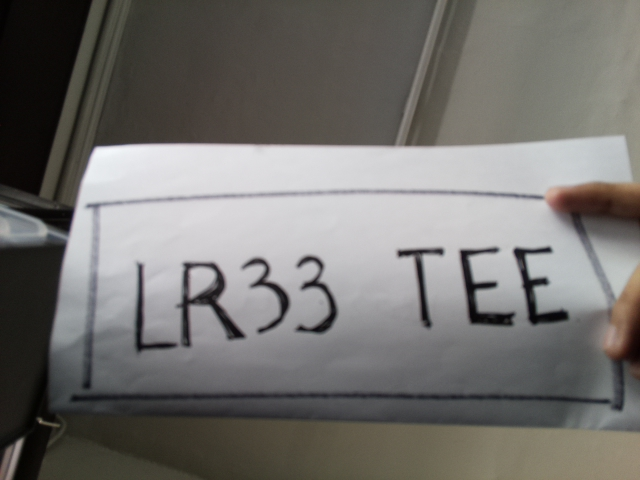
#> input picture Gate Pass Thesis/Codes/Python Code/CarPlateNumberDetector/img/1.jpg, 640 x 480 px
$ python Carplatedetector.py   (older library calls are emulated)
#> lines starting #> are read from the running program, lines starting #| are printed output that depends on the picture
#> in main, imgOriginalScene is the input picture: shape (480, 640, 3); mean B, G, R 110.2, 113.2, 115.1
### Gate Pass Thesis/Codes/Python Code/CarPlateNumberDetector/DetectPlates.py
# DetectPlates.py

import cv2
import numpy as np
import math
import Main
import random

import Preprocess
import DetectChars
import PossiblePlate
import PossibleChar

# module level variables ##########################################################################
PLATE_WIDTH_PADDING_FACTOR = 1.3
PLATE_HEIGHT_PADDING_FACTOR = 1.5

###################################################################################################
def detectPlatesInScene(imgOriginalScene):
    listOfPossiblePlates = []                   # this will be the return value

    height, width, numChannels = imgOriginalScene.shape

    imgGrayscaleScene = np.zeros((height, width, 1), np.uint8)
    imgThreshScene = np.zeros((height, width, 1), np.uint8)
    imgContours = np.zeros((height, width, 3), np.uint8)

    cv2.destroyAllWindows()

    if Main.showSteps == True: # show steps #######################################################
        cv2.imshow("0", imgOriginalScene)
    # end if # show steps #########################################################################

    imgGrayscaleScene, imgThreshScene = Preprocess.preprocess(imgOriginalScene)         # preprocess to get grayscale and threshold images

    if Main.showSteps == True: # show steps #######################################################
        cv2.imshow("1a", imgGrayscaleScene)
        cv2.imshow("1b", imgThreshScene)
    # end if # show steps #########################################################################

            # find all possible chars in the scene,
            # this function first finds all contours, then only includes contours that could be chars (without comparison to other chars yet)
    listOfPossibleCharsInScene = findPossibleCharsInScene(imgThreshScene)

    if Main.showSteps == True: # show steps #######################################################
        print("step 2 - len(listOfPossibleCharsInScene) = " + str(
            len(listOfPossibleCharsInScene)))  # 131 with MCLRNF1 image

        imgContours = np.zeros((height, width, 3), np.uint8)

        contours = []

        for possibleChar in listOfPossibleCharsInScene:
            contours.append(possibleChar.contour)
        # end for

        cv2.drawContours(imgContours, contours, -1, Main.SCALAR_WHITE)
        cv2.imshow("2b", imgContours)
    # end if # show steps #########################################################################

            # given a list of all possible chars, find groups of matching chars
            # in the next steps each group of matching chars will attempt to be recognized as a plate
    listOfListsOfMatchingCharsInScene = DetectChars.findListOfListsOfMatchingChars(listOfPossibleCharsInScene)

    if Main.showSteps == True: # show steps #######################################################
        print("step 3 - listOfListsOfMatchingCharsInScene.Count = " + str(
            len(listOfListsOfMatchingCharsInScene)))  # 13 with MCLRNF1 image

        imgContours = np.zeros((height, width, 3), np.uint8)

        for listOfMatchingChars in listOfListsOfMatchingCharsInScene:
            intRandomBlue = random.randint(0, 255)
            intRandomGreen = random.randint(0, 255)
            intRandomRed = random.randint(0, 255)

            contours = []

            for matchingChar in listOfMatchingChars:
                contours.append(matchingChar.contour)
            # end for

            cv2.drawContours(imgContours, contours, -1, (intRandomBlue, intRandomGreen, intRandomRed))
        # end for

        cv2.imshow("3", imgContours)
    # end if # show steps #########################################################################

    for listOfMatchingChars in listOfListsOfMatchingCharsInScene:                   # for each group of matching chars
        possiblePlate = extractPlate(imgOriginalScene, listOfMatchingChars)         # attempt to extract plate

        if possiblePlate.imgPlate is not None:                          # if plate was found
            listOfPossiblePlates.append(possiblePlate)                  # add to list of possible plates
        # end if
    # end for

    print("\n" + str(len(listOfPossiblePlates)) + " possible plates found")  # 13 with MCLRNF1 image

    if Main.showSteps == True: # show steps #######################################################
        print("\n")
        cv2.imshow("4a", imgContours)

        for i in range(0, len(listOfPossiblePlates)):
            p2fRectPoints = cv2.boxPoints(listOfPossiblePlates[i].rrLocationOfPlateInScene)

            cv2.line(imgContours, tuple(p2fRectPoints[0]), tuple(p2fRectPoints[1]), Main.SCALAR_RED, 2)
            cv2.line(imgContours, tuple(p2fRectPoints[1]), tuple(p2fRectPoints[2]), Main.SCALAR_RED, 2)
            cv2.line(imgContours, tuple(p2fRectPoints[2]), tuple(p2fRectPoints[3]), Main.SCALAR_RED, 2)
            cv2.line(imgContours, tuple(p2fRectPoints[3]), tuple(p2fRectPoints[0]), Main.SCALAR_RED, 2)

            cv2.imshow("4a", imgContours)

            print("possible plate " + str(i) + ", click on any image and press a key to continue . . .")

            cv2.imshow("4b", listOfPossiblePlates[i].imgPlate)
            cv2.waitKey(0)
        # end for

        print("\nplate detection complete, click on any image and press a key to begin char recognition . . .\n")
        cv2.waitKey(0)
    # end if # show steps #########################################################################

    return listOfPossiblePlates
# end function

###################################################################################################
def findPossibleCharsInScene(imgThresh):
    listOfPossibleChars = []                # this will be the return value

    intCountOfPossibleChars = 0

    imgThreshCopy = imgThresh.copy()

    imgContours, contours, npaHierarchy = cv2.findContours(imgThreshCopy, cv2.RETR_LIST, cv2.CHAIN_APPROX_SIMPLE)   # find all contours

    height, width = imgThresh.shape
    imgContours = np.zeros((height, width, 3), np.uint8)

    for i in range(0, len(contours)):                       # for each contour

        if Main.showSteps == True: # show steps ###################################################
            cv2.drawContours(imgContours, contours, i, Main.SCALAR_WHITE)
        # end if # show steps #####################################################################

        possibleChar = PossibleChar.PossibleChar(contours[i])

        if DetectChars.checkIfPossibleChar(possibleChar):                   # if contour is a possible char, note this does not compare to other chars (yet) . . .
            intCountOfPossibleChars = intCountOfPossibleChars + 1           # increment count of possible chars
            listOfPossibleChars.append(possibleChar)                        # and add to list of possible chars
        # end if
    # end for

    if Main.showSteps == True: # show steps #######################################################
        print("\nstep 2 - len(contours) = " + str(len(contours)))  # 2362 with MCLRNF1 image
        print("step 2 - intCountOfPossibleChars = " + str(intCountOfPossibleChars))  # 131 with MCLRNF1 image
        cv2.imshow("2a", imgContours)
    # end if # show steps #########################################################################

    return listOfPossibleChars
# end function


###################################################################################################
def extractPlate(imgOriginal, listOfMatchingChars):
    possiblePlate = PossiblePlate.PossiblePlate()           # this will be the return value

    listOfMatchingChars.sort(key = lambda matchingChar: matchingChar.intCenterX)        # sort chars from left to right based on x position

            # calculate the center point of the plate
    fltPlateCenterX = (listOfMatchingChars[0].intCenterX + listOfMatchingChars[len(listOfMatchingChars) - 1].intCenterX) / 2.0
    fltPlateCenterY = (listOfMatchingChars[0].intCenterY + listOfMatchingChars[len(listOfMatchingChars) - 1].intCenterY) / 2.0

    ptPlateCenter = fltPlateCenterX, fltPlateCenterY

            # calculate plate width and height
    intPlateWidth = int((listOfMatchingChars[len(listOfMatchingChars) - 1].intBoundingRectX + listOfMatchingChars[len(listOfMatchingChars) - 1].intBoundingRectWidth - listOfMatchingChars[0].intBoundingRectX) * PLATE_WIDTH_PADDING_FACTOR)

    intTotalOfCharHeights = 0

    for matchingChar in listOfMatchingChars:
        intTotalOfCharHeights = intTotalOfCharHeights + matchingChar.intBoundingRectHeight
    # end for

    fltAverageCharHeight = intTotalOfCharHeights / len(listOfMatchingChars)

    intPlateHeight = int(fltAverageCharHeight * PLATE_HEIGHT_PADDING_FACTOR)

            # calculate correction angle of plate region
    fltOpposite = listOfMatchingChars[len(listOfMatchingChars) - 1].intCenterY - listOfMatchingChars[0].intCenterY
    fltHypotenuse = DetectChars.distanceBetweenChars(listOfMatchingChars[0], listOfMatchingChars[len(listOfMatchingChars) - 1])
    fltCorrectionAngleInRad = math.asin(fltOpposite / fltHypotenuse)
    fltCorrectionAngleInDeg = fltCorrectionAngleInRad * (180.0 / math.pi)

            # pack plate region center point, width and height, and correction angle into rotated rect member variable of plate
    possiblePlate.rrLocationOfPlateInScene = ( tuple(ptPlateCenter), (intPlateWidth, intPlateHeight), fltCorrectionAngleInDeg )

            # final steps are to perform the actual rotation

            # get the rotation matrix for our calculated correction angle
    rotationMatrix = cv2.getRotationMatrix2D(tuple(ptPlateCenter), fltCorrectionAngleInDeg, 1.0)

    height, width, numChannels = imgOriginal.shape      # unpack original image width and height

    imgRotated = cv2.warpAffine(imgOriginal, rotationMatrix, (width, height))       # rotate the entire image

    imgCropped = cv2.getRectSubPix(imgRotated, (intPlateWidth, intPlateHeight), tuple(ptPlateCenter))

    possiblePlate.imgPlate = imgCropped         # copy the cropped plate image into the applicable member variable of the possible plate

    return possiblePlate
# end function

### Gate Pass Thesis/Codes/Python Code/CarPlateNumberDetector/Preprocess.py
# Preprocess.py

import cv2
import numpy as np
import math

# module level variables ##########################################################################
GAUSSIAN_SMOOTH_FILTER_SIZE = (5, 5)
ADAPTIVE_THRESH_BLOCK_SIZE = 19
ADAPTIVE_THRESH_WEIGHT = 9

###################################################################################################
def preprocess(imgOriginal):
    imgGrayscale = extractValue(imgOriginal)

    imgMaxContrastGrayscale = maximizeContrast2(imgGrayscale)

    height, width = imgGrayscale.shape

    imgBlurred = np.zeros((height, width, 1), np.uint8)

    imgBlurred = cv2.GaussianBlur(imgMaxContrastGrayscale, GAUSSIAN_SMOOTH_FILTER_SIZE, 0)

    imgThresh = cv2.adaptiveThreshold(imgBlurred, 255.0, cv2.ADAPTIVE_THRESH_GAUSSIAN_C, cv2.THRESH_BINARY_INV, ADAPTIVE_THRESH_BLOCK_SIZE, ADAPTIVE_THRESH_WEIGHT)
    imgThresh = cv2.adaptiveThreshold(imgBlurred, 255.0, cv2.ADAPTIVE_THRESH_MEAN_C, cv2.THRESH_BINARY_INV, ADAPTIVE_THRESH_BLOCK_SIZE, ADAPTIVE_THRESH_WEIGHT)
    #cv2.imshow("imgThresh", imgThresh)
    return imgGrayscale, imgThresh
# end function

###################################################################################################
def extractValue(imgOriginal):
    height, width, numChannels = imgOriginal.shape

    imgHSV = np.zeros((height, width, 3), np.uint8)

    imgHSV = cv2.cvtColor(imgOriginal, cv2.COLOR_BGR2HSV)
#> imgHSV: shape (480, 640, 3); mean H, S, V 68.4, 28.2, 116.7

    imgHue, imgSaturation, imgValue = cv2.split(imgHSV)
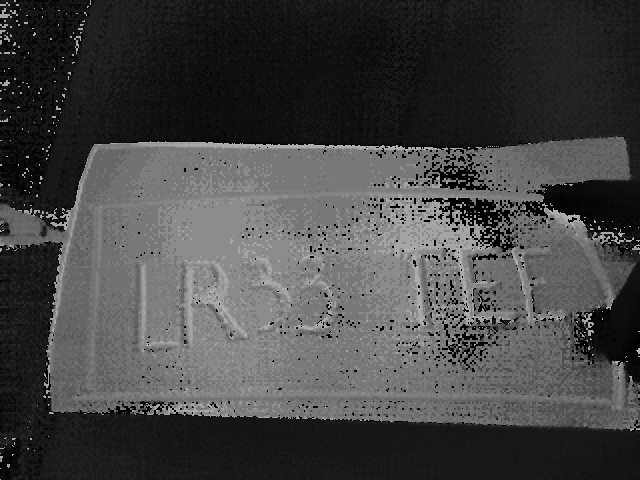
#> imgHue: shape (480, 640); min 0, max 179, mean 68.4
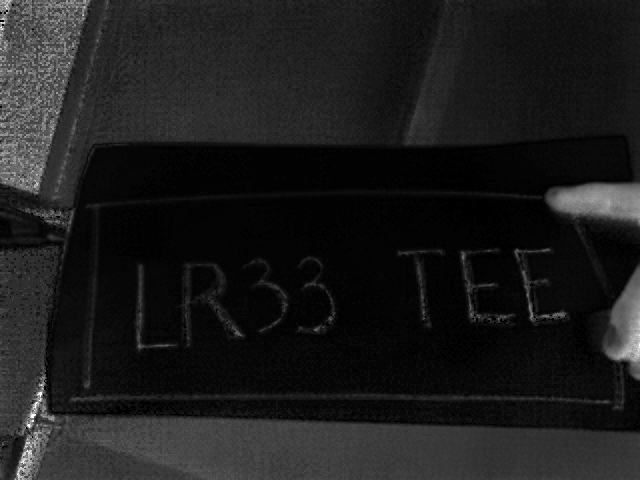
#> imgSaturation: shape (480, 640); min 0, max 255, mean 28.2
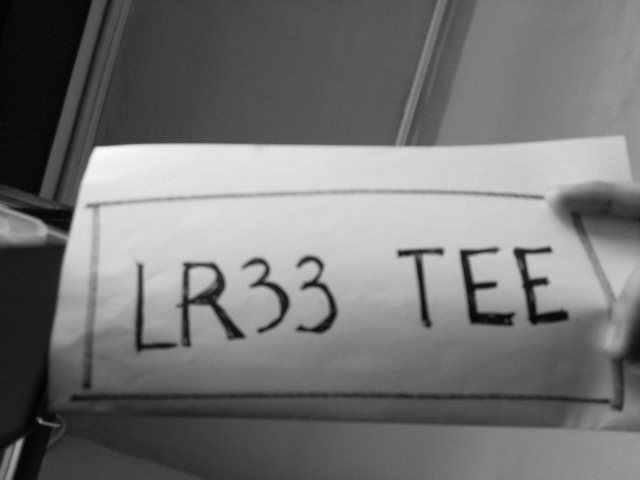
#> imgValue: shape (480, 640); min 2, max 252, mean 116.7

    return imgValue
# end function

###################################################################################################
# [18 lines left out: function maximizeContrast, not called in this run]
# end function

###################################################################################################
def maximizeContrast2(imgGrayscale):

    height, width = imgGrayscale.shape

    imgTopHat = np.zeros((height, width, 1), np.uint8)
    imgBlackHat = np.zeros((height, width, 1), np.uint8)

    structuringElement = cv2.getStructuringElement(cv2.MORPH_RECT, (3, 3))

    imgTopHat = cv2.morphologyEx(imgGrayscale, cv2.MORPH_CLOSE, structuringElement)
#> (the rest of the program and of its run is left out)
